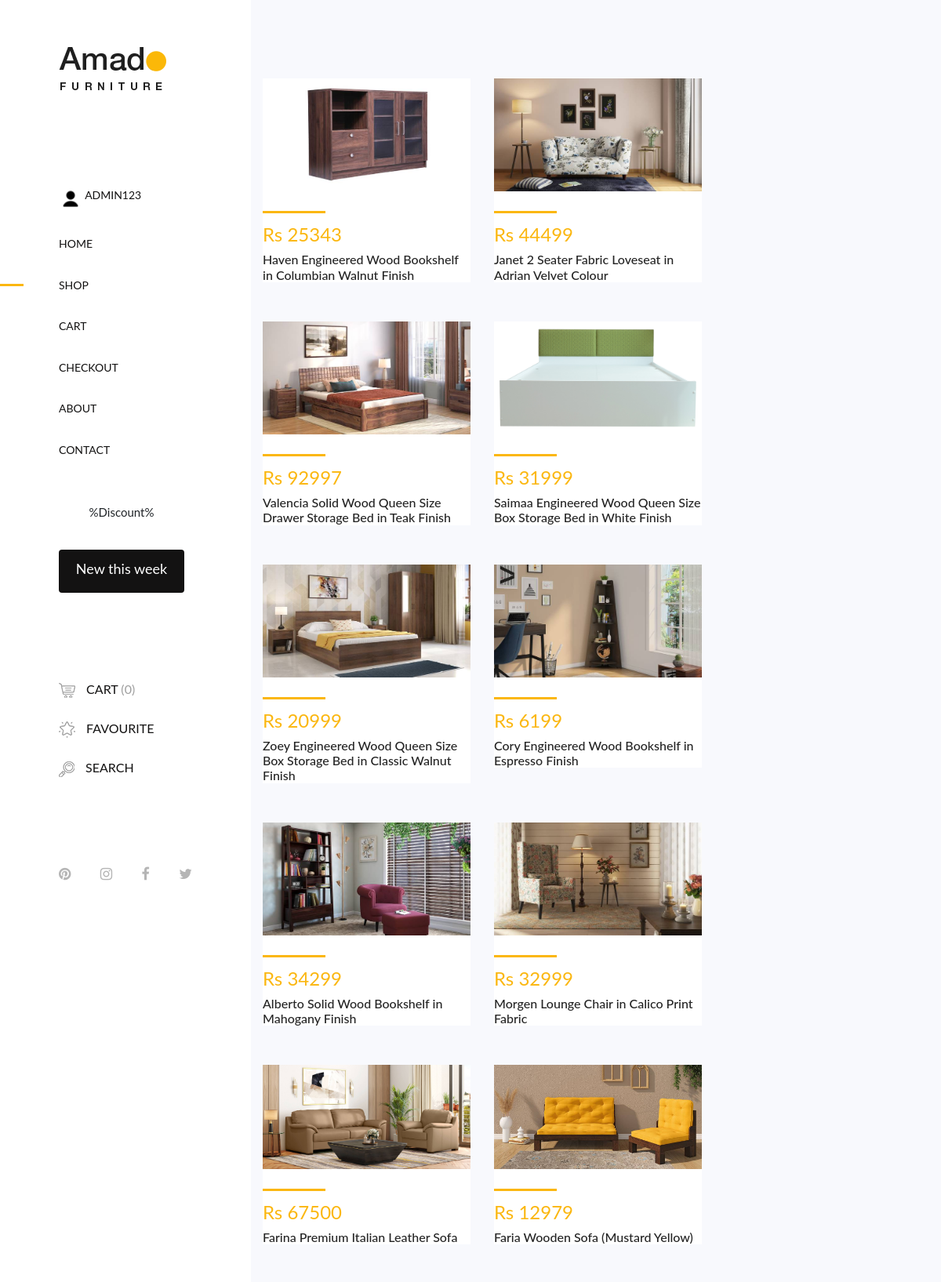
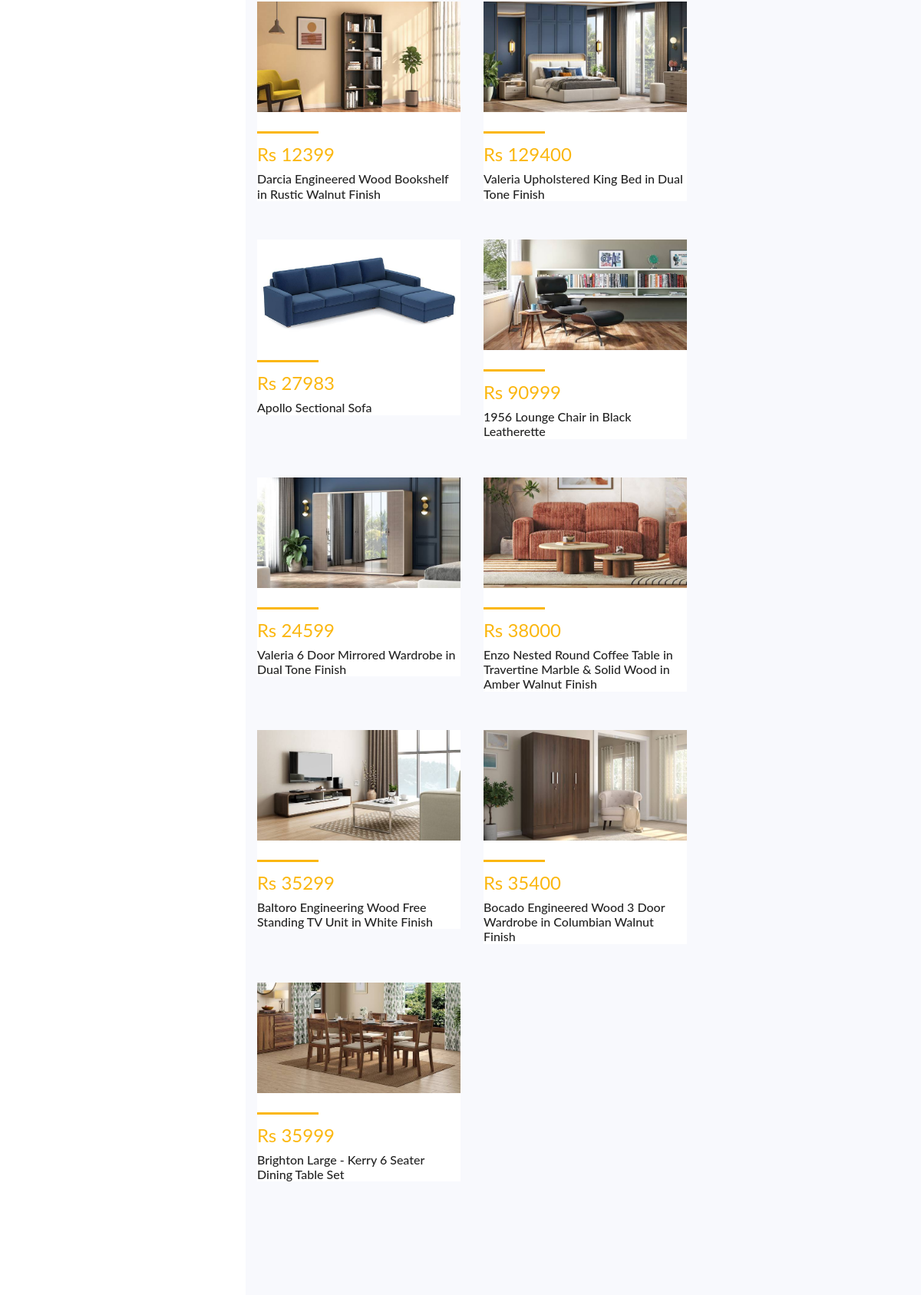
Screenshot of /ProductPage/ (signed in, upper part) with the database file from the repository (2 pictures, top to bottom).
### AdminApp/models.py (models this page shows)
class Product(models.Model):
    ProductCat = models.CharField(max_length=100, null=True, blank=True)
    ProductName = models.CharField(max_length=100, null=True, blank=True)
    ProductQuantity = models.IntegerField(null=True, blank=True)
    ProductPrice = models.IntegerField(null=True, blank=True)
    ProductDesc = models.TextField(max_length=600, null=True, blank=True)
    ProductOrigin = models.CharField(max_length=100, null=True, blank=True)
    ProductManu = models.CharField(max_length=100, null=True, blank=True)
    ProductImage1 = models.ImageField(upload_to="Products", null=True, blank=True)
    ProductImage2 = models.ImageField(upload_to="Products", null=True, blank=True)
    ProductImage3 = models.ImageField(upload_to="Products", null=True, blank=True)

### WebApp/views.py (the view)
# urls.py: path('ProductPage/', views.ProductPage, name="ProductPage"),
def ProductPage(request):
    products = Product.objects.all()
    car = Cart.objects.filter(UName=request.session['UName'])
    count = car.count()
    return render(request, "Product.html", {'products':products, 'count':count})

### WebApp/templates/Product.html (shortened to what this page needs)
<!DOCTYPE html>
{% load static %}
<html lang="en">
<head>
    <link href="{% static 'web/css/core-style.css' %}" rel="stylesheet">
    <link href="{% static 'web/style.css' %}" rel="stylesheet">
</head>
<body>
<div class="main-content-wrapper d-flex clearfix">
    <header class="header-area clearfix">
        <div class="logo">
            <a href="index.html"><img alt="" src="{% static 'web/img/core-img/logo.png' %}"></a>
        </div>
        <nav class="amado-nav">
            <ul>
                {% if request.session.UName %}
                <li>
                    <a class="search-nav" href="{% url 'UserLogout' %}"><img alt=""
                                                                             height="30px"
                                                                             src="{% static 'web/img/core-img/person.png' %}" width="30px">
                        {{request.session.UName}}</a>
                </li>
                {% else %}
                <li>
                    <a class="search-nav" href="{% url 'SigninPage' %}"><img alt=""
                                                                             height="30px"
                                                                             src="{% static 'web/img/core-img/person.png' %}" width="30px"> Login</a>
                </li>
                {% endif %}
                <li><a href="{% url 'HomePage' %}">Home</a></li>
                <li class="active"><a href="{% url 'ProductPage' %}">Shop</a></li>
                <li><a href="{% url 'ViewCart' %}">Cart</a></li>
                <li><a href="{% url 'CheckoutPage' %}">Checkout</a></li>
                <li><a href="{% url 'AboutPage' %}">About</a></li>
                <li><a href="{% url 'ContactPage' %}">Contact</a></li>
            </ul>
        </nav>
        <div class="amado-btn-group mt-30 mb-100">
            <a class="btn amado-btn mb-15" href="#">%Discount%</a>
            <a class="btn amado-btn active" href="#">New this week</a>
        </div>
        <div class="cart-fav-search mb-100">
            <a class="cart-nav" href="{% url 'ViewCart' %}"><img alt="" src="{% static 'web/img/core-img/cart.png' %}"> Cart <span>({{count}})</span></a>
            <a class="fav-nav" href="#"><img alt="" src="{% static 'web/img/core-img/favorites.png' %}"> Favourite</a>
            <a class="search-nav" href="#"><img alt="" src="{% static 'web/img/core-img/search.png' %}"> Search</a>
        </div>
        <div class="social-info d-flex justify-content-between">
            <a href="#"><i aria-hidden="true" class="fa fa-pinterest"></i></a>
            <a href="#"><i aria-hidden="true" class="fa fa-instagram"></i></a>
            <a href="#"><i aria-hidden="true" class="fa fa-facebook"></i></a>
            <a href="#"><i aria-hidden="true" class="fa fa-twitter"></i></a>
        </div>
    </header>
    <div class="amado_product_area section-padding-100">
        <div class="container-fluid">
            <div class="row">
                {% for i in products %}
                <div class="col-12 col-sm-6 col-md-12 col-xl-6">
                    <div class="single-product-wrapper">
                        <a href="{% url 'SingleProPage' ProID=i.id %}">
                            <div class="product-img">
                                <img alt="" src="{{i.ProductImage1.url}}">
                            </div>
                        </a>
                        <div class="product-description d-flex align-items-center justify-content-between">
                            <div class="product-meta-data">
                                <div class="line"></div>
                                <p class="product-price">Rs {{i.ProductPrice}}</p>
                                <a href="{% url 'SingleProPage' ProID=i.id %}">
                                    <h6>{{i.ProductName}}</h6>
                                </a>
                            </div>
                        </div>
                    </div>
                </div>
                {% endfor %}
            </div>
        </div>
    </div>
</div>
</body>
</html>

### WebApp/static/web/css/core-style.css (style rules this page uses)
* { margin: 0; padding: 0; }
body { font-family: "helveticaneuemedium"; font-size: 16px; }
h1, h2, h3, h4, h5, h6 { color: #242424; line-height: 1.3; font-weight: 400; }
p { color: #6d6d6d; font-size: 16px; line-height: 1.9; font-weight: 400; }
a { -webkit-transition: all 500ms ease 0s; transition: all 500ms ease 0s; text-decoration: none; outline: 0 solid transparent; color: #131212; font-weight: 400; font-size: 12px; }
ul, ol { margin: 0; }
ul li, ol li { list-style: none; }
img { height: auto; max-width: 100%; }
.mt-30 { margin-top: 30px !important; }
.mb-15 { margin-bottom: 15px !important; }
.mb-100 { margin-bottom: 100px !important; }
.section-padding-100 { padding-top: 100px; padding-bottom: 100px; }
.amado-btn { display: inline-block; min-width: 160px; height: 55px; color: #ffffff; border: none; border-radius: 0; padding: 0 7px; font-size: 18px; line-height: 56px; background-color: #fbb710; font-weight: 400; }
.amado-btn.active, .amado-btn:hover, .amado-btn:focus { font-size: 18px; color: #ffffff; background-color: #131212; }
.main-content-wrapper { position: relative; z-index: 1; -webkit-transition-duration: 500ms; transition-duration: 500ms; -ms-flex-wrap: wrap; flex-wrap: wrap; }
.main-content-wrapper .header-area { -webkit-transition-duration: 500ms; transition-duration: 500ms; position: relative; z-index: 1; -webkit-box-flex: 0; -ms-flex: 0 0 320px; flex: 0 0 320px; width: 320px; max-width: 320px; background-color: #fff; padding: 60px 75px; }
.main-content-wrapper .header-area .logo { margin-bottom: 100px; display: block; }
.main-content-wrapper .header-area .amado-nav li a { font-size: 14px; text-transform: uppercase; position: relative; z-index: 1; padding: 20px 0; display: block; line-height: 0.9; color: #131212; font-weight: normal; }
.main-content-wrapper .header-area .amado-nav li a::after { -webkit-transition-duration: 500ms; transition-duration: 500ms; width: 30px; height: 3px; position: absolute; top: 50%; margin-top: -1.5px; left: -150px; background-color: #fbb710; z-index: 10; content: ''; }
.main-content-wrapper .header-area .amado-nav li.active a::after { left: -75px; }
.main-content-wrapper .header-area .amado-btn-group .amado-btn { width: 160px; display: block; }
.main-content-wrapper .header-area .cart-fav-search a { display: block; text-transform: uppercase; font-size: 16px; padding: 15px 0; color: #131212; line-height: 1; }
.main-content-wrapper .header-area .cart-fav-search a span { color: #9e9e9e; }
.main-content-wrapper .header-area .cart-fav-search a img { margin-right: 10px; }
.main-content-wrapper .header-area .social-info a { color: #b5b5b5; display: inline-block; }
.main-content-wrapper .header-area .social-info a i { font-size: 18px; }
.main-content-wrapper .amado_product_area { position: relative; z-index: 1; -webkit-box-flex: 0; -ms-flex: 0 0 calc(95% - 550px); flex: 0 0 calc(95% - 550px); width: calc(95% - 550px); max-width: calc(95% - 550px); }
.single-product-wrapper { position: relative; z-index: 1; margin-bottom: 50px; overflow: hidden; background-color: #ffffff; }
.single-product-wrapper .product-img { position: relative; z-index: 1; overflow: hidden; }
.single-product-wrapper .product-img img { width: 100%; -webkit-transition-duration: 500ms; transition-duration: 500ms; }
.single-product-wrapper .product-description { position: relative; z-index: 1; margin-top: 25px; }
.single-product-wrapper .product-description .product-meta-data .line { width: 80px; height: 3px; background-color: #fbb710; margin-bottom: 15px; display: block; }
.single-product-wrapper .product-description .product-meta-data .product-price { line-height: 1; color: #fbb710; font-size: 24px; margin-bottom: 10px; }
.single-product-wrapper .product-description .product-meta-data a { display: block; }
.single-product-wrapper .product-description .product-meta-data a h6 { margin-bottom: 0; }

### rows the page displays
Product: ProductImage1 (picture), ProductPrice "25343", ProductName "Haven Engineered Wood Bookshelf in Columbian Walnut Finish"
Product: ProductImage1 (picture), ProductPrice "44499", ProductName "Janet 2 Seater Fabric Loveseat in Adrian Velvet Colour"
Product: ProductImage1 (picture), ProductPrice "92997", ProductName "Valencia Solid Wood Queen Size Drawer Storage Bed in Teak Finish"
Product: ProductImage1 (picture), ProductPrice "31999", ProductName "Saimaa Engineered Wood Queen Size Box Storage Bed in White Finish"
Product: ProductImage1 (picture), ProductPrice "20999", ProductName "Zoey Engineered Wood Queen Size Box Storage Bed in Classic Walnut Finish"
Product: ProductImage1 (picture), ProductPrice "6199", ProductName "Cory Engineered Wood Bookshelf in Espresso Finish"
Product: ProductImage1 (picture), ProductPrice "34299", ProductName "Alberto Solid Wood Bookshelf in Mahogany Finish"
Product: ProductImage1 (picture), ProductPrice "32999", ProductName "Morgen Lounge Chair in Calico Print Fabric"
Product: ProductImage1 (picture), ProductPrice "67500", ProductName "Farina Premium Italian Leather Sofa"
Product: ProductImage1 (picture), ProductPrice "12979", ProductName "Faria Wooden Sofa (Mustard Yellow)"
Product: ProductImage1 (picture), ProductPrice "12399", ProductName "Darcia Engineered Wood Bookshelf in Rustic Walnut Finish"
Product: ProductImage1 (picture), ProductPrice "129400", ProductName "Valeria Upholstered King Bed in Dual Tone Finish"
Product: ProductImage1 (picture), ProductPrice "27983", ProductName "Apollo Sectional Sofa"
Product: ProductImage1 (picture), ProductPrice "90999", ProductName "1956 Lounge Chair in Black Leatherette"
Product: ProductImage1 (picture), ProductPrice "24599", ProductName "Valeria 6 Door Mirrored Wardrobe in Dual Tone Finish"
Product: ProductImage1 (picture), ProductPrice "38000", ProductName "Enzo Nested Round Coffee Table in Travertine Marble & Solid Wood in Amber Walnut Finish"
Product: ProductImage1 (picture), ProductPrice "35299", ProductName "Baltoro Engineering Wood Free Standing TV Unit in White Finish"
Product: ProductImage1 (picture), ProductPrice "35400", ProductName "Bocado Engineered Wood 3 Door Wardrobe in Columbian Walnut Finish"
Product: ProductImage1 (picture), ProductPrice "35999", ProductName "Brighton Large - Kerry 6 Seater Dining Table Set"

### other values shown
{{ request.session.UName }} "ADMIN123"
{{ count }} "0"
